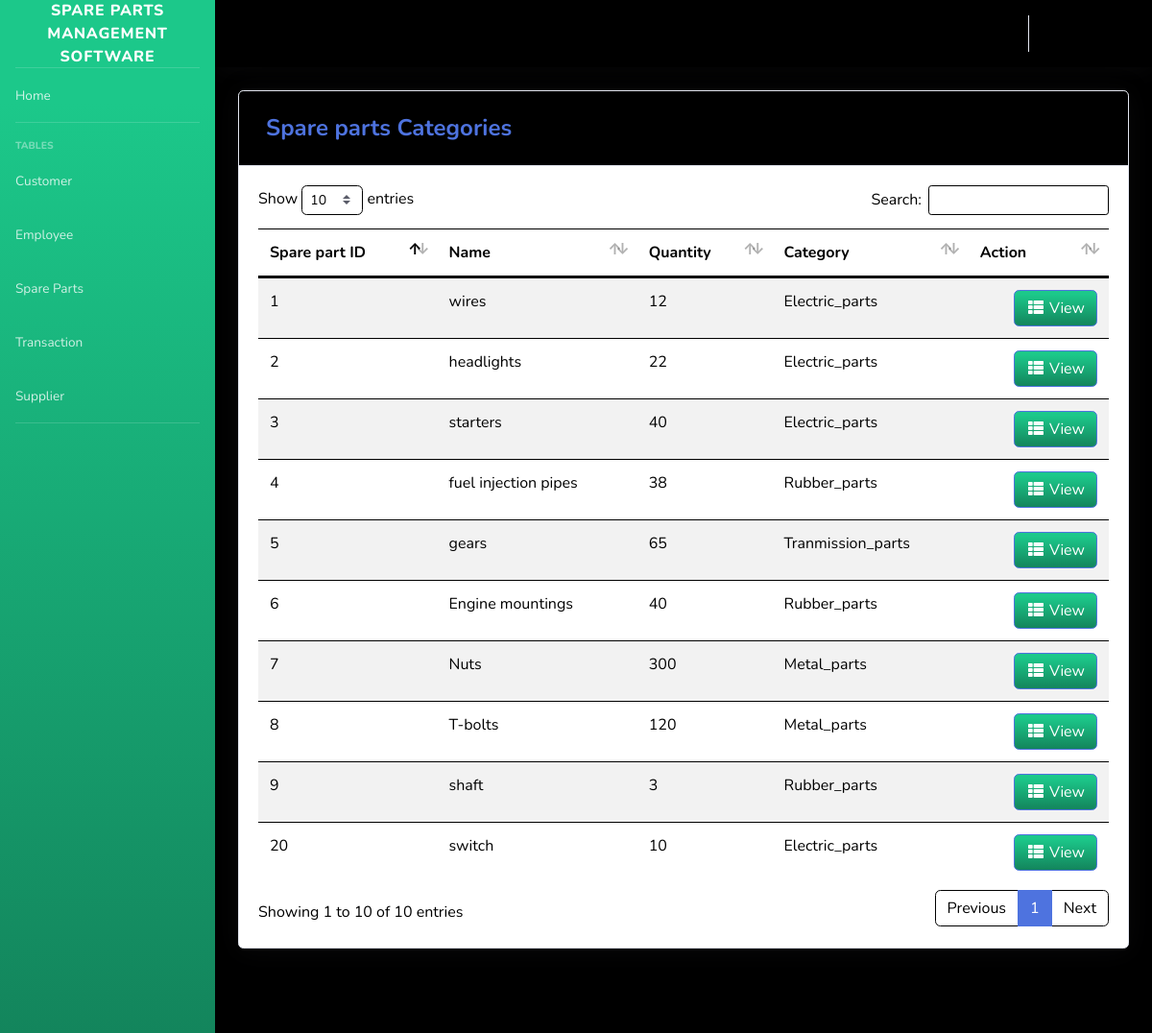
The app's page /pages/spare_parts_category.php (signed in) with its own data.
### tables this page shows
CREATE TABLE `product` (
  `PRODUCT_ID` int(11) NOT NULL,
  `PRODUCT_CODE` varchar(20) NOT NULL,
  `NAME` varchar(50) DEFAULT NULL,
  `DESCRIPTION` varchar(250) NOT NULL,
  `QTY_STOCK` int(50) DEFAULT NULL,
  `ON_HAND` int(250) NOT NULL,
  `PRICE` int(50) DEFAULT NULL,
  `CATEGORY_ID` int(11) DEFAULT NULL,
  `SUPPLIER_ID` int(11) DEFAULT NULL,
  `DATE_STOCK_IN` varchar(50) NOT NULL
);

CREATE TABLE `category` (
  `CATEGORY_ID` int(11) NOT NULL,
  `CNAME` varchar(50) DEFAULT NULL
);

### pages/spare_parts_category.php (the view, shortened to what this page needs)
<?php
include'../includes/connection.php';
include'../includes/sidebar.php';
?>
            <div class="card shadow mb-4">
            <div class="card-header py-3">
              <h4 class="m-2 font-weight-bold text-primary">Spare parts Categories</h4>
            </div>
            <div class="card-body">
              <div class="table-responsive">
                <table class="table table-striped" id="dataTable" width="100%" cellspacing="0">
               <thead>
                   <tr>
                     <th>Spare part ID</th>
                     <th>Name</th>
                     <th>Quantity</th>
                    <th>Category</th>
                     <th>Action</th>
                   </tr>
               </thead>
          <tbody>
<?php
    $query = 'SELECT PRODUCT_ID, PRODUCT_CODE, NAME, COUNT(`QTY_STOCK`) AS "QTY_STOCK", COUNT(`ON_HAND`) AS "ON_HAND", CNAME, DATE_STOCK_IN FROM product p join category c on p.CATEGORY_ID=c.CATEGORY_ID GROUP BY PRODUCT_CODE';
        $result = mysqli_query($db, $query) or die (mysqli_error($db));
            while ($row = mysqli_fetch_assoc($result)) {
                echo '<tr>';
                echo '<td>'. $row['PRODUCT_CODE'].'</td>';
                echo '<td>'. $row['NAME'].'</td>';
                echo '<td>'. $row['QTY_STOCK'].'</td>';
                echo '<td>'. $row['CNAME'].'</td>';
					  echo '<td align="right">
                              <a type="button" class="btn btn-primary bg-gradient-success" href="inv_searchfrm.php?action=edit & id='.$row['PRODUCT_CODE'] . '"><i class="fas fa-fw fa-th-list"></i> View</a>
                          </div> </td>';
                echo '</tr> ';
                        }
?>
<?php
include'../includes/footer.php';
?>

### records on screen
product: PRODUCT_CODE "1", NAME "wires", QTY_STOCK "12", CATEGORY_ID.CNAME "Electric_parts"
product: PRODUCT_CODE "2", NAME "headlights", QTY_STOCK "22", CATEGORY_ID.CNAME "Electric_parts"
product: PRODUCT_CODE "20", NAME "switch", QTY_STOCK "10", CATEGORY_ID.CNAME "Electric_parts"
product: PRODUCT_CODE "3", NAME "starters", QTY_STOCK "40", CATEGORY_ID.CNAME "Electric_parts"
product: PRODUCT_CODE "4", NAME "fuel injection pipes", QTY_STOCK "38", CATEGORY_ID.CNAME "Rubber_parts"
product: PRODUCT_CODE "5", NAME "gears", QTY_STOCK "65", CATEGORY_ID.CNAME "Tranmission_parts"
product: PRODUCT_CODE "6", NAME "Engine mountings", QTY_STOCK "40", CATEGORY_ID.CNAME "Rubber_parts"
product: PRODUCT_CODE "7", NAME "Nuts", QTY_STOCK "300", CATEGORY_ID.CNAME "Metal_parts"
product: PRODUCT_CODE "8", NAME "T-bolts", QTY_STOCK "120", CATEGORY_ID.CNAME "Metal_parts"
product: PRODUCT_CODE "9", NAME "shaft", QTY_STOCK "3", CATEGORY_ID.CNAME "Rubber_parts"
